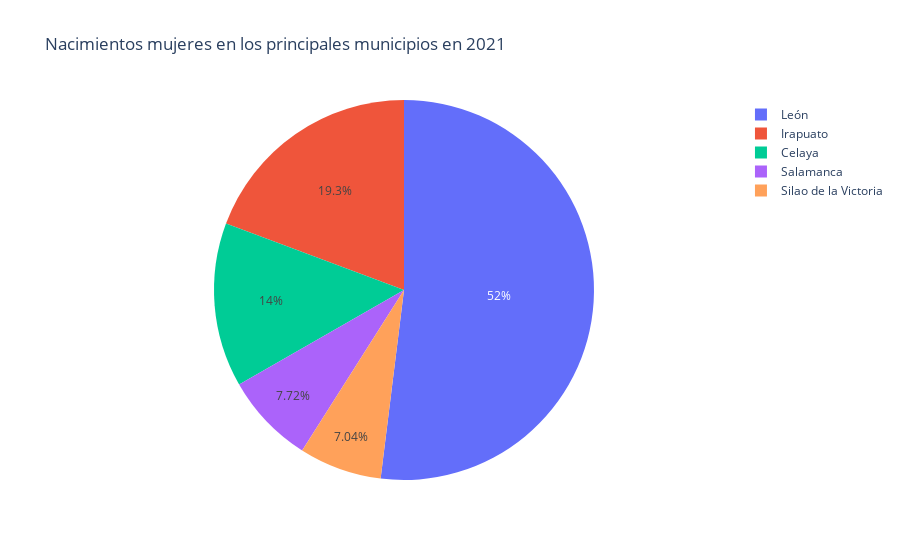

The notebook cell this image was saved under:
### Code cell
df = n_municipios.query("year== 2021").query("indicador == 'Nacimientos mujeres'")

grupo = df.sort_values(ascending=False,by='valor')[:5]

fig = px.pie(grupo, values='valor', names='desc_municipio', title='Nacimientos mujeres en los principales municipios en 2021')
fig.show()

### Figure 1 — Plotly figure (JSON) as saved in the notebook; plotly's stock layout.template omitted (floating-point values rounded to 4 significant figures)
{"data": [{"domain": {"x": [0, 1], "y": [0, 1]}, "hovertemplate": "label=%{label}<br>valor=%{value}<extra></extra>", "labels": ["León", "Irapuato", "Celaya", "Salamanca", "Silao de la Victoria"], "legendgroup": "", "name": "", "showlegend": true, "type": "pie", "values": [14677, 5455, 3944, 2180, 1989]}], "layout": {"legend": {"tracegroupgap": 0}, "title": {"text": "Nacimientos mujeres en los principales municipios en 2021"}}}
